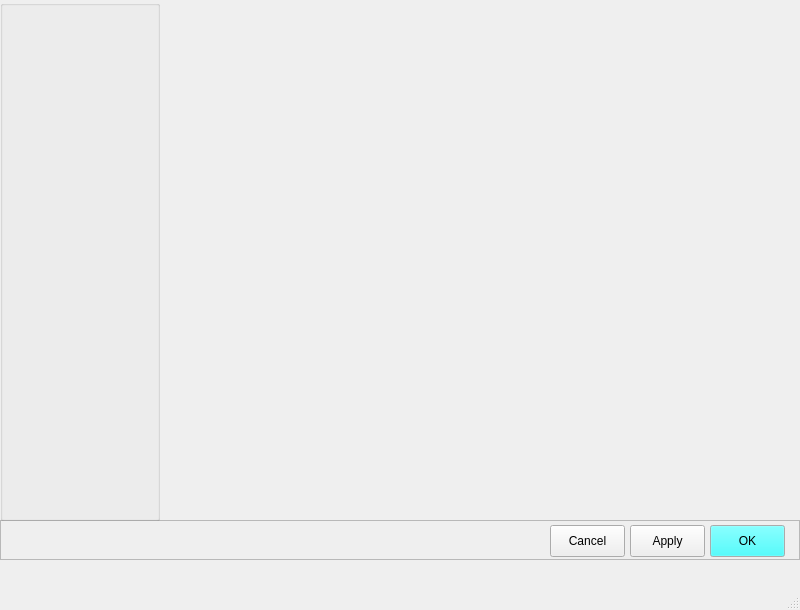
<?xml version="1.0" encoding="UTF-8"?>
<ui version="4.0">
 <class>preferences</class>
 <widget class="QMainWindow" name="preferences">
  <property name="geometry">
   <rect>
    <x>0</x>
    <y>0</y>
    <width>800</width>
    <height>610</height>
   </rect>
  </property>
  <property name="mouseTracking">
   <bool>true</bool>
  </property>
  <property name="windowTitle">
   <string>Preferences</string>
  </property>
  <property name="tabShape">
   <enum>QTabWidget::Triangular</enum>
  </property>
  <widget class="QWidget" name="centralwidget">
   <widget class="QFrame" name="frame">
    <property name="geometry">
     <rect>
      <x>0</x>
      <y>520</y>
      <width>800</width>
      <height>40</height>
     </rect>
    </property>
    <property name="sizePolicy">
     <sizepolicy hsizetype="Preferred" vsizetype="Expanding">
      <horstretch>0</horstretch>
      <verstretch>0</verstretch>
     </sizepolicy>
    </property>
    <property name="mouseTracking">
     <bool>true</bool>
    </property>
    <property name="frameShape">
     <enum>QFrame::StyledPanel</enum>
    </property>
    <property name="frameShadow">
     <enum>QFrame::Raised</enum>
    </property>
    <widget class="QPushButton" name="cancelButton">
     <property name="geometry">
      <rect>
       <x>550</x>
       <y>5</y>
       <width>75</width>
       <height>32</height>
      </rect>
     </property>
     <property name="text">
      <string>Cancel</string>
     </property>
    </widget>
    <widget class="QPushButton" name="applyButton">
     <property name="geometry">
      <rect>
       <x>630</x>
       <y>5</y>
       <width>75</width>
       <height>32</height>
      </rect>
     </property>
     <property name="text">
      <string>Apply</string>
     </property>
    </widget>
    <widget class="QPushButton" name="okButton">
     <property name="geometry">
      <rect>
       <x>710</x>
       <y>5</y>
       <width>75</width>
       <height>32</height>
      </rect>
     </property>
     <property name="palette">
      <palette>
       <active>
        <colorrole role="Button">
         <brush brushstyle="SolidPattern">
          <color alpha="255">
           <red>32</red>
           <green>255</green>
           <blue>255</blue>
          </color>
         </brush>
        </colorrole>
       </active>
       <inactive>
        <colorrole role="Button">
         <brush brushstyle="SolidPattern">
          <color alpha="255">
           <red>32</red>
           <green>255</green>
           <blue>255</blue>
          </color>
         </brush>
        </colorrole>
       </inactive>
       <disabled>
        <colorrole role="Button">
         <brush brushstyle="SolidPattern">
          <color alpha="255">
           <red>32</red>
           <green>255</green>
           <blue>255</blue>
          </color>
         </brush>
        </colorrole>
       </disabled>
      </palette>
     </property>
     <property name="text">
      <string>OK</string>
     </property>
    </widget>
   </widget>
   <widget class="QGroupBox" name="indexBox">
    <property name="geometry">
     <rect>
      <x>0</x>
      <y>0</y>
      <width>160</width>
      <height>521</height>
     </rect>
    </property>
    <property name="sizePolicy">
     <sizepolicy hsizetype="Preferred" vsizetype="Preferred">
      <horstretch>0</horstretch>
      <verstretch>0</verstretch>
     </sizepolicy>
    </property>
    <property name="title">
     <string/>
    </property>
   </widget>
  </widget>
  <widget class="QMenuBar" name="menubar">
   <property name="geometry">
    <rect>
     <x>0</x>
     <y>0</y>
     <width>800</width>
     <height>22</height>
    </rect>
   </property>
  </widget>
  <widget class="QStatusBar" name="statusbar"/>
 </widget>
 <resources/>
 <connections/>
</ui>
